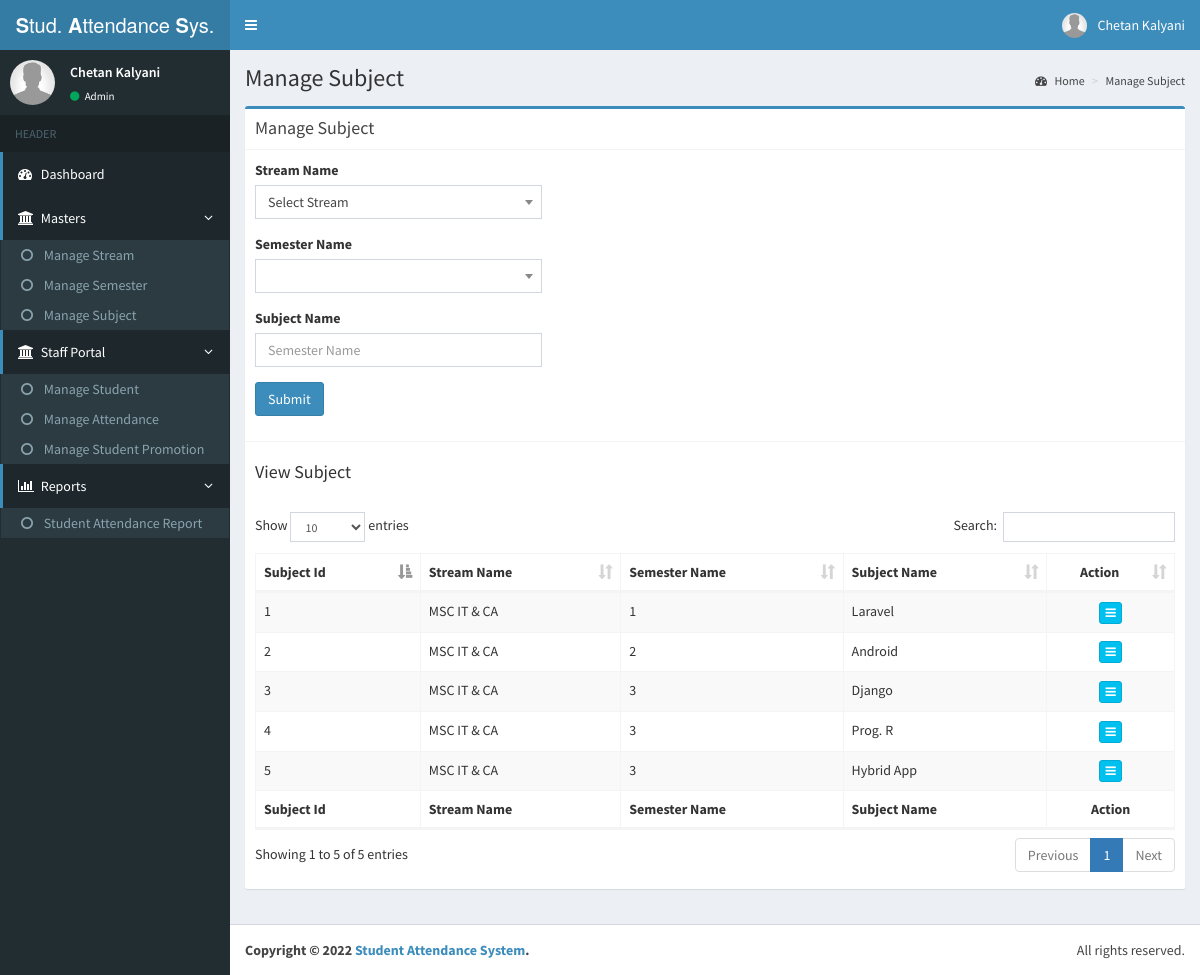
The app's page /manage_subject/ (signed in) with its own data.
### attendance_app/models.py (models this page shows, shortened)
class Subject(models.Model):
    semester = models.ForeignKey(Semester, on_delete=models.CASCADE)
    name = models.CharField(max_length=250)

class Semester(models.Model):
    stream = models.ForeignKey(Stream, on_delete=models.CASCADE)
    name = models.CharField(max_length=250)

class Stream(models.Model):
    name = models.CharField(max_length=250)

### attendance_app/views.py (the view, shortened to what this page needs)
# urls.py: url(r'^manage_subject/$', v.manage_subject, name="manage_subject"),
def manage_subject(request, action=None, subject_id=None):
    if request.user.is_authenticated() == False:
        return redirect('login')
    context = {}
    if subject_id is not None:
        subject = Subject.objects.get(pk=subject_id)
        all_semester = Semester.objects.all()
        context['subject'] = subject
        context['all_semester'] = all_semester
    if action == "view":
        context['readonly'] = 1
    elif action == "delete":
        subject.delete()
        request.session['message'] = 'Record delete successfully.'
        return redirect('manage_subject')
    all_stream = Stream.objects.all()
    context['all_stream'] = all_stream
    all_subject = Subject.objects.all()
    context['all_subject'] = all_subject
    return render(request, 'manage_subject.html', context)

### attendance_app/templates/manage_subject.html (shortened to what this page needs)
{% extends "includes/base.html" %}<title>{% block title %}Student Attendance System :: Manage Subject{% endblock %}</title>
{% block content %}
    <div class="content-wrapper">
        <section class="content-header">
            <h1>Manage Subject
            </h1>
            <ol class="breadcrumb">
                <li class="active"><a href="/"><i class="fa fa-dashboard"></i> Home</a></li>
                <li><a href="/">Manage Subject</a></li>
            </ol>
        </section>
        <section class="content container-fluid">
            <div class="row">
                <div class="col-md-12">
                    <div class="box box-primary">
                        <form class="form-vertical" method="post" role="form">
                            <div class="box-header with-border">
                                <h3 class="box-title">Manage Subject</h3>
                            </div>
                            <div class="box-body">
                                <div class="row">
                                    <div class="form-group col-lg-4 col-md-4 col-sm-6 col-xs-12">
                                        <label for="StreamId">Stream Name</label>
                                    </div>
                                </div>
                                <div class="row">
                                    <div class="form-group col-lg-4 col-md-4 col-sm-6 col-xs-12">
                                        <label for="SemesterId">Semester Name</label>
                                    </div>
                                </div>
                                <div class="row">
                                    <div class="form-group col-lg-4 col-md-4 col-sm-6 col-xs-12">
                                        <label for="SubjectName">Subject Name</label> <input type="text" class="form-control" name="txtSubjectName" id="txtSubjectName" placeholder="Semester Name" value="{{ subject.name }}" required {% if readonly == 1 %} readonly {% endif %}>
                                    </div>
                                </div>
                                <div class="row">
                                    <div class="form-group col-lg-4 col-md-4 col-sm-6 col-xs-12">
                                        <button type="submit" class="btn btn-primary" {% if readonly == 1 %} disabled {% endif %}>Submit</button>
                                    </div>
                                </div>
                            </div>
                            <div class="box-footer">
                                <h4 class="box-title">View Subject</h4><br>
                                <table id="dtTableSemester" class="table table-bordered table-striped">
                                    <thead>
                                    <tr>
                                        <th>Subject Id</th>
                                        <th>Stream Name</th>
                                        <th>Semester Name</th>
                                        <th>Subject Name</th>
                                        <th class="text-center">Action</th>
                                    </tr>
                                    </thead>
                                    <tbody>
                                    {% for subject in all_subject %}
                                        <tr>
                                            <td>{{ subject.pk }}</td>
                                            <td>{{ subject.semester.stream.name }}</td>
                                            <td>{{ subject.semester.name }}</td>
                                            <td>{{ subject.name }}</td>
                                            <td class="text-center">
                                                <div class="btn-group">
                                                    <button type="button" class="btn btn-xs btn-info dropdown-toggle" data-toggle="dropdown">
                                                        <i class="fa fa-bars"></i>
                                                    </button>
                                                </div>
                                            </td>
                                        </tr>
                                    {% endfor %}
                                    </tbody>
                                    <thead>
                                    <tr>
                                        <th>Subject Id</th>
                                        <th>Stream Name</th>
                                        <th>Semester Name</th>
                                        <th>Subject Name</th>
                                        <th class="text-center">Action</th>
                                    </tr>
                                    </thead>
                                </table>
                            </div>
                        </form>
                    </div>
                </div>
            </div>
        </section>
    </div>
{% endblock %}

### attendance_app/templates/includes/base.html (shortened to what this page needs)
{% load static %}<!DOCTYPE html>
<html>
<head>
    <link rel="stylesheet" href="{% static 'assets/css/bootstrap.min.css' %}">
    <link rel="stylesheet" href="{% static 'assets/css/font-awesome.min.css' %}">
    <link rel="stylesheet" href="{% static 'assets/css/ionicons.min.css' %}">
    <link rel="stylesheet" href="{% static 'assets/css/bootstrap-datepicker.min.css' %}">
    <link rel="stylesheet" href="{% static 'assets/css/dataTables.bootstrap.min.css' %}">
    <link rel="stylesheet" href="{% static 'assets/css/select2.min.css' %}">
    <link rel="stylesheet" href="{% static 'assets/css/all.css' %}">
    <link rel="stylesheet" href="{% static 'assets/css/AdminLTE.min.css' %}">
    <link rel="stylesheet" href="{% static 'assets/css/skin-blue.min.css' %}">
    <link rel="stylesheet" href="{% static 'assets/css/custom.css' %}">
</head>
<body class="hold-transition skin-blue sidebar-mini">
<div class="wrapper">
    <header class="main-header">
        <a href="/" class="logo">
            <span class="logo-lg"><b>S</b>tud. <b>A</b>ttendance <b>S</b>ys.</span> </a>
        <nav class="navbar navbar-static-top" role="navigation">
            <a href="javascript:void(0);" class="sidebar-toggle" data-toggle="push-menu" role="button"> <span class="sr-only">Toggle navigation</span> </a>
            <div class="navbar-custom-menu">
                <ul class="nav navbar-nav">
                    <li class="dropdown user user-menu">
                        <a href="javascript:void(0);" class="dropdown-toggle" data-toggle="dropdown">
                            <img src="{% static 'assets/image/user2-160x160.jpg' %}" class="user-image" alt="User Image">
                            <span class="hidden-xs">{{ user.first_name }} {{ user.last_name }}</span> </a>
                    </li>
                </ul>
            </div>
        </nav>
    </header>
    <aside class="main-sidebar">
        <section class="sidebar">
            <div class="user-panel">
                <div class="pull-left image">
                    <img src="{% static 'assets/image/user2-160x160.jpg' %}" class="img-circle" alt="User Image">
                </div>
                <div class="pull-left info">
                    <p>{{ user.first_name }} {{ user.last_name }}</p>
                    {% if request.user.is_superuser %}
                        <a href="#"><i class="fa fa-circle text-green"></i> Admin</a>
                    {% else %}
                        <a href="#"><i class="fa fa-circle text-teal"></i> User</a>
                    {% endif %}
                </div>
            </div>
            <ul class="sidebar-menu" data-widget="tree">
                <li class="header">HEADER</li>
                <li class="active"><a href="/dashboard"><i class="fa fa-dashboard"></i> <span>Dashboard</span></a></li>
                <li class="treeview active">
                    <a href="javascript:void(0);"><i class="fa fa-bank"></i> <span>Masters</span> <span class="pull-right-container"><i class="fa fa-angle-left pull-right"></i></span> </a>
                    <ul class="treeview-menu">
                        <li><a href="/manage_stream"><i class="fa fa-circle-o"></i> Manage Stream</a></li>
                        <li><a href="/manage_semester"><i class="fa fa-circle-o"></i> Manage Semester</a></li>
                        <li><a href="/manage_subject"><i class="fa fa-circle-o"></i> Manage Subject</a></li>
                    </ul>
                </li>
                <li class="treeview active">
                    <a href="javascript:void(0);"><i class="fa fa-bank"></i> <span>Staff Portal</span> <span class="pull-right-container"><i class="fa fa-angle-left pull-right"></i></span> </a>
                    <ul class="treeview-menu">
                        <li><a href="/manage_student"><i class="fa fa-circle-o"></i> Manage Student</a></li>
                        <li><a href="/manage_attendance"><i class="fa fa-circle-o"></i> Manage Attendance</a></li>
                        <li><a href="/manage_student_promotion"><i class="fa fa-circle-o"></i> Manage Student Promotion</a></li>
                    </ul>
                </li>
                <li class="treeview active">
                    <a href="javascript:void(0);"><i class="fa fa-bar-chart"></i> <span>Reports</span> <span class="pull-right-container"><i class="fa fa-angle-left pull-right"></i></span> </a>
                    <ul class="treeview-menu">
                        <li><a href="/student_attendance_report"><i class="fa fa-circle-o"></i> Student Attendance Report</a></li>
                    </ul>
                </li>
            </ul>
        </section>
    </aside>
    {% block content %}{% endblock %}
    <footer class="main-footer">
        <div class="pull-right hidden-xs">
            All rights reserved.
        </div>
        <strong>Copyright &copy; {% now 'Y' %} <a href="#">Student Attendance System</a>.</strong>
    </footer>
</div>
</body>
</html>

### attendance_app/static/assets/css/custom.css (style rules this page uses)
.logo { width: 200px; }

### records on screen
Subject: pk "1", semester.stream.name "MSC IT & CA", semester.name "1", name "Laravel"
Subject: pk "2", semester.stream.name "MSC IT & CA", semester.name "2", name "Android"
Subject: pk "3", semester.stream.name "MSC IT & CA", semester.name "3", name "Django"
Subject: pk "4", semester.stream.name "MSC IT & CA", semester.name "3", name "Prog. R"
Subject: pk "5", semester.stream.name "MSC IT & CA", semester.name "3", name "Hybrid App"

### other values on screen
{{ user.first_name }} "Chetan"
{{ user.last_name }} "Kalyani"
